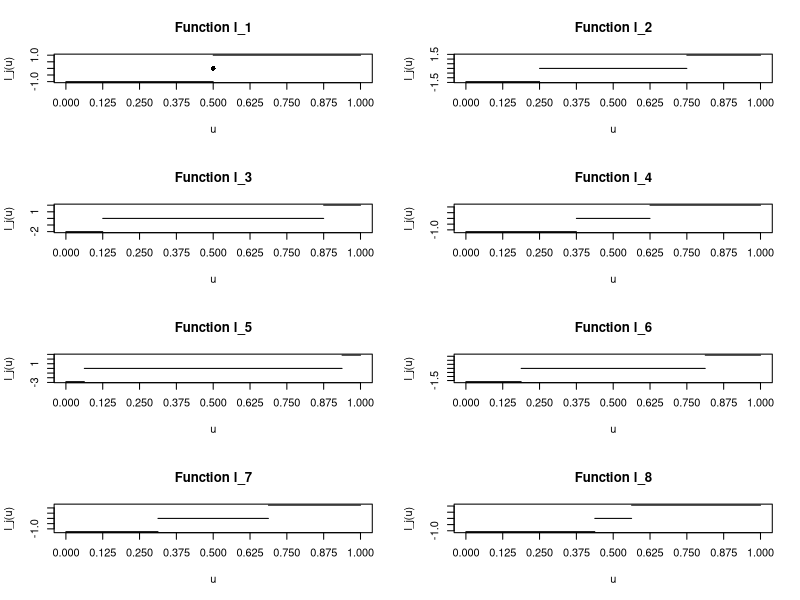

Write R code to recreate this figure.
par(mfrow=c(4, 2))

k <- 1/2
p <- 1/sqrt(2*k)

l1 <- rep(-p, times=50)
r1 <- rep(p, times=50)

plot(
  seq(from=0, to=k, along.with=l1), 
  l1, 
  type='l', 
  xlim=c(0, 1),
  ylim=c(-p, p),
  main="Function l_1",
  xlab="u",
  ylab="l_j(u)",
  xaxt = "n"
)
axis(1, at = c(0, 1/8, 1/4, 3/8, 2/4, 5/8, 3/4, 7/8, 4/4))
points(0.5, 0, pch=16)
lines(seq(from=1-k, to=1, along.with=r1), r1, type='l')

k <- 1/4
p <- 1/sqrt(2*k)

l1 <- rep(-p, times=50)
r1 <- rep(p, times=50)

plot(
  seq(from=0, to=k, along.with=l1), 
  l1, 
  type='l', 
  xlim=c(0, 1),
  ylim=c(-p, p),
  main="Function l_2",
  xlab="u",
  ylab="l_j(u)",
  xaxt = "n"
)
axis(1, at = c(0, 1/8, 1/4, 3/8, 2/4, 5/8, 3/4, 7/8, 4/4))
lines(c(k, 1-k), c(0, 0))
lines(seq(from=1-k, to=1, along.with=r1), r1, type='l')

k <- 1/8
p <- 1/sqrt(2*k)

l1 <- rep(-p, times=50)
r1 <- rep(p, times=50)

plot(
  seq(from=0, to=k, along.with=l1), 
  l1, 
  type='l', 
  xlim=c(0, 1),
  ylim=c(-p, p),
  main="Function l_3",
  xlab="u",
  ylab="l_j(u)",
  xaxt = "n"
)
axis(1, at = c(0, 1/8, 1/4, 3/8, 2/4, 5/8, 3/4, 7/8, 4/4))
lines(c(k, 1-k), c(0, 0))
lines(seq(from=1-k, to=1, along.with=r1), r1, type='l')

k <- 3/8
p <- 1/sqrt(2*k)

l1 <- rep(-p, times=50)
r1 <- rep(p, times=50)

plot(
  seq(from=0, to=k, along.with=l1), 
  l1, 
  type='l', 
  xlim=c(0, 1),
  ylim=c(-p, p),
  main="Function l_4",
  xlab="u",
  ylab="l_j(u)",
  xaxt = "n"
)
axis(1, at = c(0, 1/8, 1/4, 3/8, 2/4, 5/8, 3/4, 7/8, 4/4))
lines(c(k, 1-k), c(0, 0))
lines(seq(from=1-k, to=1, along.with=r1), r1, type='l')

k <- 1/16
p <- 1/sqrt(2*k)

l1 <- rep(-p, times=50)
r1 <- rep(p, times=50)

plot(
  seq(from=0, to=k, along.with=l1), 
  l1, 
  type='l', 
  xlim=c(0, 1),
  ylim=c(-p, p),
  main="Function l_5",
  xlab="u",
  ylab="l_j(u)",
  xaxt = "n"
)
axis(1, at = c(0, 1/8, 1/4, 3/8, 2/4, 5/8, 3/4, 7/8, 4/4))
lines(c(k, 1-k), c(0, 0))
lines(seq(from=1-k, to=1, along.with=r1), r1, type='l')

k <- 3/16
p <- 1/sqrt(2*k)

l1 <- rep(-p, times=50)
r1 <- rep(p, times=50)

plot(
  seq(from=0, to=k, along.with=l1), 
  l1, 
  type='l', 
  xlim=c(0, 1),
  ylim=c(-p, p),
  main="Function l_6",
  xlab="u",
  ylab="l_j(u)",
  xaxt = "n"
)
axis(1, at = c(0, 1/8, 1/4, 3/8, 2/4, 5/8, 3/4, 7/8, 4/4))
lines(c(k, 1-k), c(0, 0))
lines(seq(from=1-k, to=1, along.with=r1), r1, type='l')


k <- 5/16
p <- 1/sqrt(2*k)

l1 <- rep(-p, times=50)
r1 <- rep(p, times=50)

plot(
  seq(from=0, to=k, along.with=l1), 
  l1, 
  type='l', 
  xlim=c(0, 1),
  ylim=c(-p, p),
  main="Function l_7",
  xlab="u",
  ylab="l_j(u)",
  xaxt = "n"
)
axis(1, at = c(0, 1/8, 1/4, 3/8, 2/4, 5/8, 3/4, 7/8, 4/4))
lines(c(k, 1-k), c(0, 0))
lines(seq(from=1-k, to=1, along.with=r1), r1, type='l')

k <- 7/16
p <- 1/sqrt(2*k)

l1 <- rep(-p, times=50)
r1 <- rep(p, times=50)

plot(
  seq(from=0, to=k, along.with=l1), 
  l1, 
  type='l', 
  xlim=c(0, 1),
  ylim=c(-p, p),
  main="Function l_8",
  xlab="u",
  ylab="l_j(u)",
  xaxt = "n"
)
axis(1, at = c(0, 1/8, 1/4, 3/8, 2/4, 5/8, 3/4, 7/8, 4/4))
lines(c(k, 1-k), c(0, 0))
lines(seq(from=1-k, to=1, along.with=r1), r1, type='l')
